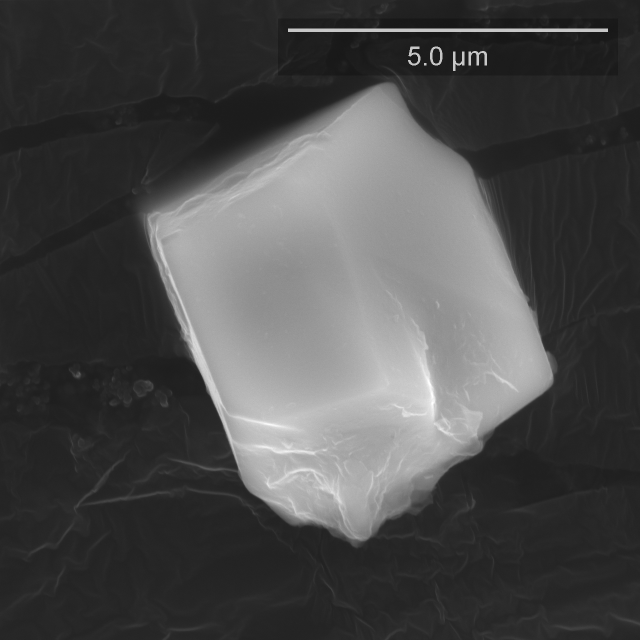
#> input picture Uranium Photos/Q025558C9220U01.png, 1280 x 1280 px, found by its file name (shown at 1/2 size)
$ python Remove_text_python_file_for_you.py
#> lines starting #> are read from the running program, lines starting #| are printed output that depends on the picture; after the words box and inside, x2 and y2 are one past the last pixel; in counts of white or black regions, pixels touching at a corner belong together
#!/usr/bin/env python
# coding: utf-8

#pip install opencv-python

import cv2 as cv2
import numpy as np

#Be sure to use foward "/" here
img = cv2.imread("C:/Users/stink/Desktop/WSU/2022 Spring/Managing Software Project/Uranium Photos/Q025558C9220U01.png")
#> img is the input picture: shape (1280, 1280, 3); min 22, max 255, mean 74.9


#Unaltered code, if Ashton wants to upload his own additions he can call it version 0.2
#Currently version 0.1


# Load image, convert to HSV format, define lower/upper ranges, and perform
# color segmentation to create a binary mask
hsv = cv2.cvtColor(img, cv2.COLOR_BGR2HSV)
#> hsv: shape (1280, 1280, 3); mean H, S, V 0, 0, 74.9
lower = np.array([0, 0, 218])
upper = np.array([157, 54, 255])
mask = cv2.inRange(hsv, lower, upper)
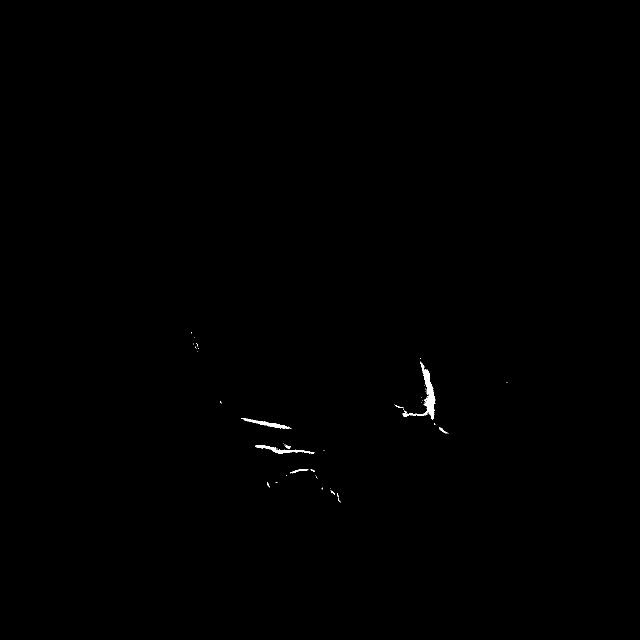
#> mask: shape (1280, 1280) (shown at 1/2 size); 0.18% white; 57 white regions (47 under 20 px), largest, box (x1, y1, x2, y2) and area: (805, 723, 871, 839) 1444, (510, 890, 629, 908) 573, (482, 836, 583, 858) 523

# Create horizontal kernel and dilate to connect text characters
kernel = cv2.getStructuringElement(cv2.MORPH_RECT, (5,3))
dilate = cv2.dilate(mask, kernel, iterations=5)
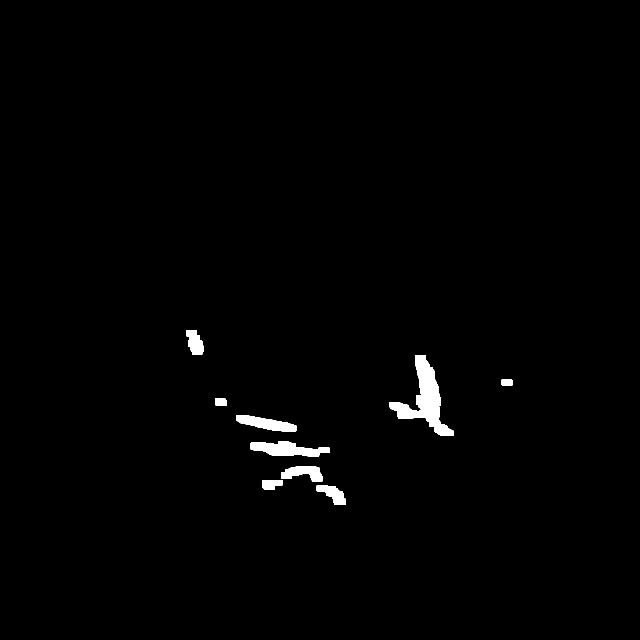
#> dilate: shape (1280, 1280) (shown at 1/2 size); 1.1% white; 9 white regions

# Find contours and filter using aspect ratio
# Remove non-text contours by filling in the contour
cnts = cv2.findContours(dilate, cv2.RETR_EXTERNAL, cv2.CHAIN_APPROX_SIMPLE)
#> cnts = 9 contours; largest, box (x1, y1, x2, y2) and area: (779, 711, 907, 872) 6637, (500, 882, 659, 913) 2851, (472, 831, 593, 863) 2082, (562, 933, 645, 963) 1486, (633, 970, 691, 1010) 1204
cnts = cnts[0] if len(cnts) == 2 else cnts[1]
for c in cnts:
    x,y,w,h = cv2.boundingRect(c)
    ar = w / float(h)
    if ar < 5:
        cv2.drawContours(dilate, [c], -1, (0,0,0), -1)
#> this loop made 9 passes
#> (x, y, w, h, ar) on passes 1 to 9: (633, 970, 58, 40, 1.45), (524, 960, 41, 20, 2.05), (562, 933, 83, 30, 2.77), (500, 882, 159, 31, 5.13), (472, 831, 121, 32, 3.78), (430, 797, 23, 15, 1.53), (1003, 759, 22, 12, 1.83), (779, 711, 128, 161, 0.795), (372, 660, 36, 49, 0.735)
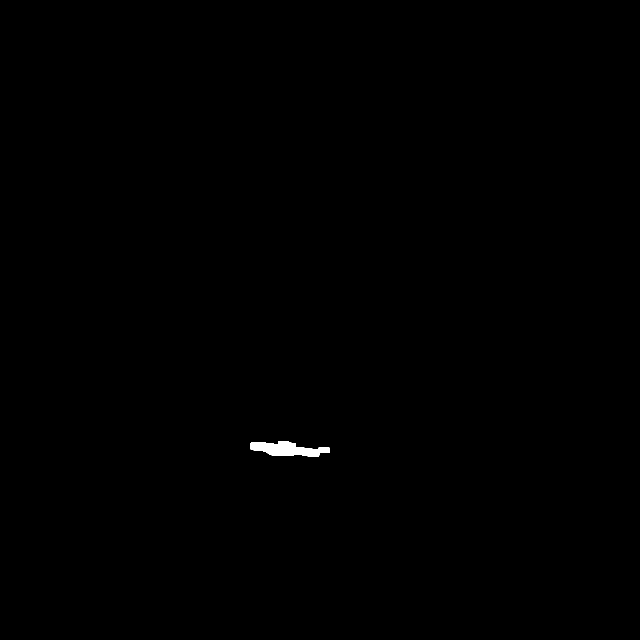
#> dilate: shape (1280, 1280) (shown at 1/2 size); 0.18% white; 1 white region, box (x1, y1, x2, y2) and area: (500, 882, 659, 913) 3031


#display images
cv2.namedWindow('image', cv2.WINDOW_NORMAL)
cv2.namedWindow('mask', cv2.WINDOW_NORMAL)
cv2.imshow("image", img)
cv2.imshow("mask", dilate)
cv2.waitKey(0)
cv2.destroyAllWindows()


# In[ ]:

$ run again, with Uranium Photos/Q026480C9030U01.png copied over Uranium Photos/Q025558C9220U01.png
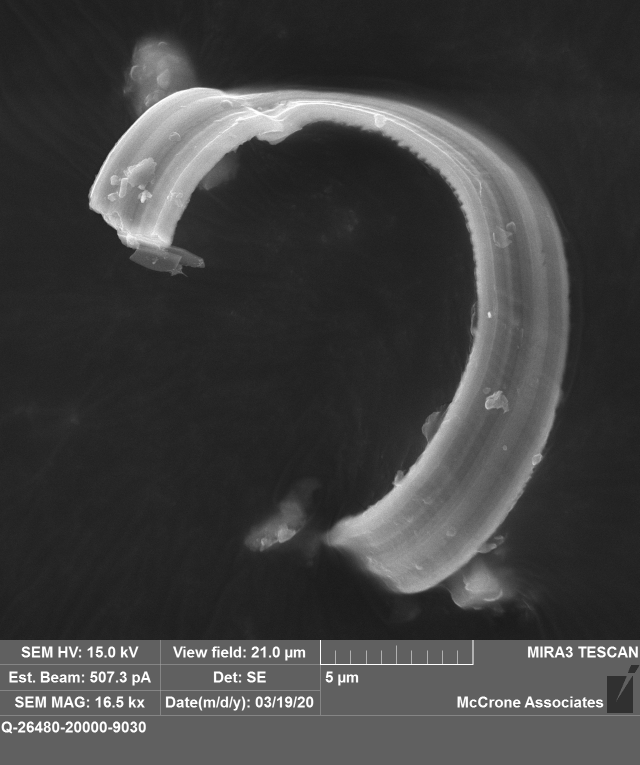
#> input picture Uranium Photos/Q026480C9030U01.png, 1280 x 1530 px, found by its file name (shown at 1/2 size)
#> img is the input picture: shape (1530, 1280, 3); min 22, max 255, mean 65.2
#> hsv: shape (1530, 1280, 3); mean H, S, V 0, 0, 65.2
#> `mask = cv2.inRange(hsv, lower, upper)`:
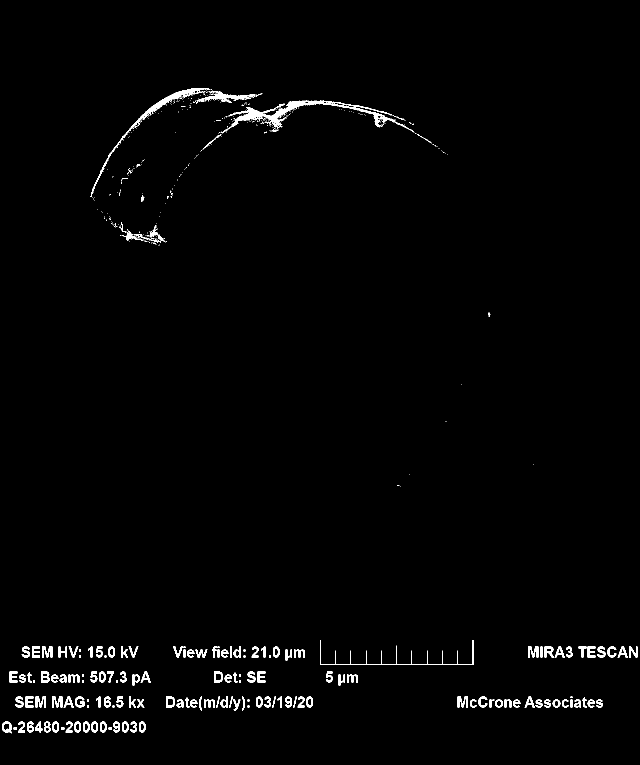
#> mask: shape (1530, 1280) (shown at 1/2 size); 1.5% white; 475 white regions (336 under 20 px), largest, box (x1, y1, x2, y2) and area: (441, 201, 828, 267) 3618, (181, 176, 421, 394) 1852, (640, 1280, 947, 1330) 1059
#> cnts = 23 contours; largest, box (x1, y1, x2, y2) and area: (171, 171, 905, 413) 36104, (630, 1275, 957, 1335) 10672, (322, 1388, 636, 1426) 9832, (0, 1438, 301, 1472) 9319, (9, 1338, 312, 1376) 8834
#> the loop `for c in cnts:` made 23 passes
#> (x, y, w, h, ar) on passes 1 to 8: (0, 1438, 301, 34, 8.85), (905, 1388, 311, 32, 9.72), (322, 1388, 314, 38, 8.26), (20, 1388, 279, 32, 8.72), (642, 1338, 84, 38, 2.21), (418, 1338, 123, 32, 3.84), (9, 1338, 303, 38, 7.97), (1046, 1288, 234, 32, 7.31)
#> after the loop `for c in cnts:`:
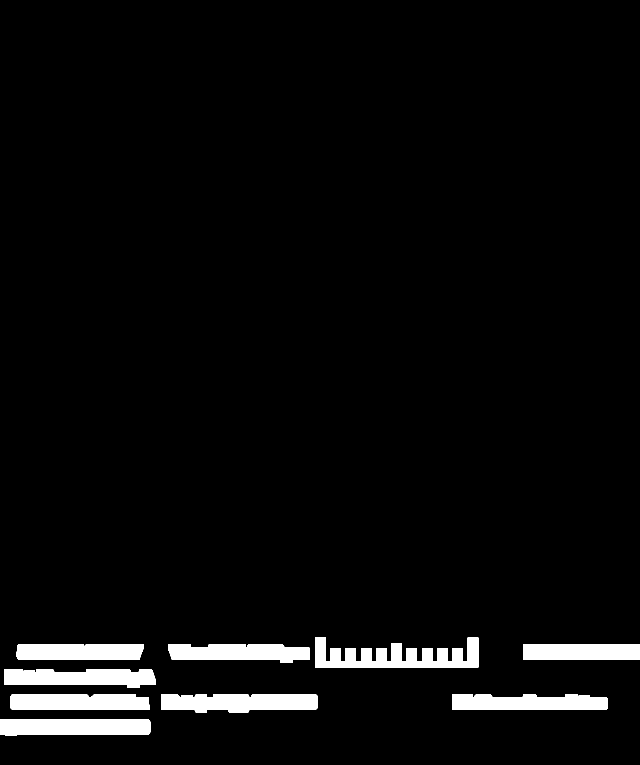
#> dilate: shape (1530, 1280) (shown at 1/2 size); 4.2% white; 9 white regions, largest, box (x1, y1, x2, y2) and area: (630, 1275, 957, 1335) 11349, (322, 1388, 636, 1426) 10190, (0, 1438, 301, 1472) 9647

$ run again, with Uranium Photos/Q016316C1520U02.tif saved as Uranium Photos/Q025558C9220U01.png
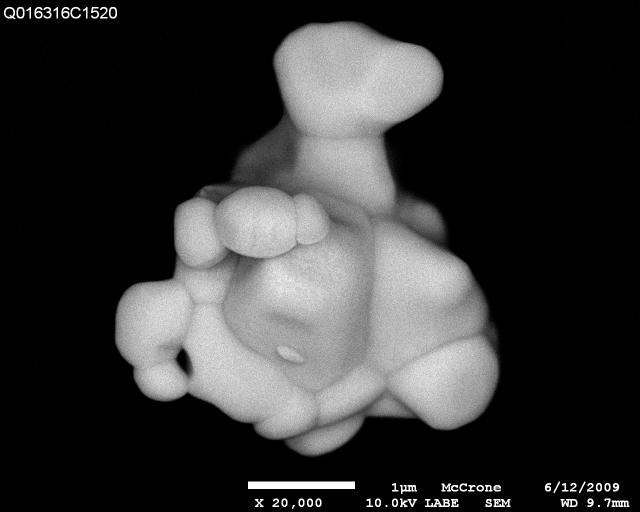
#> input picture Uranium Photos/Q016316C1520U02.tif, 1280 x 1024 px, found by its file name (shown at 1/2 size)
#> img is the input picture: shape (1024, 1280, 3); min 0, max 255, mean 51.8
#> hsv: shape (1024, 1280, 3); mean H, S, V 0, 0, 51.8
#> `mask = cv2.inRange(hsv, lower, upper)`:
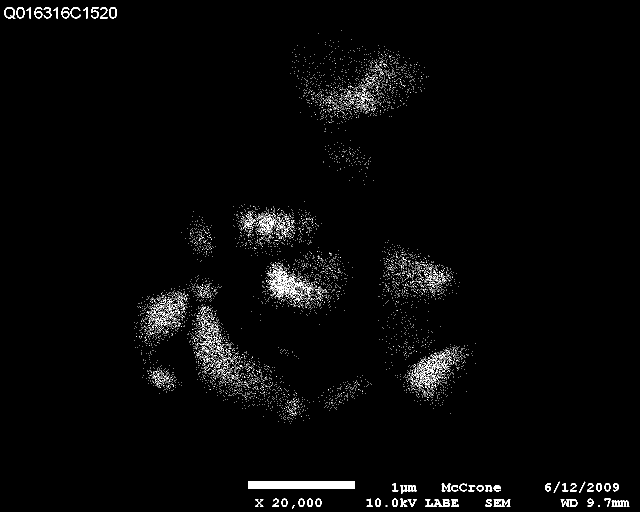
#> mask: shape (1024, 1280) (shown at 1/2 size); 1.9% white; 6911 white regions (6814 under 20 px), largest, box (x1, y1, x2, y2) and area: (496, 963, 710, 978) 3210, (539, 531, 628, 596) 1201, (850, 998, 900, 1014) 392
#> cnts = 30 contours; largest, box (x1, y1, x2, y2) and area: (258, 546, 754, 853) 58854, (746, 475, 961, 822) 42748, (456, 403, 715, 636) 39422, (571, 75, 867, 271) 37810, (0, 9, 244, 43) 7749
#> the loop `for c in cnts:` made 30 passes
#> (x, y, w, h, ar) on passes 1, 2, 3, 4, 5, 6, 11, 17: (961, 993, 70, 26, 2.69), (1111, 992, 158, 27, 5.85), (500, 992, 153, 31, 4.94), (873, 962, 139, 26, 5.35), (723, 961, 204, 58, 3.52), (1080, 958, 168, 33, 5.09), (547, 689, 60, 34, 1.76), (492, 618, 39, 16, 2.44)
#> after the loop `for c in cnts:`:
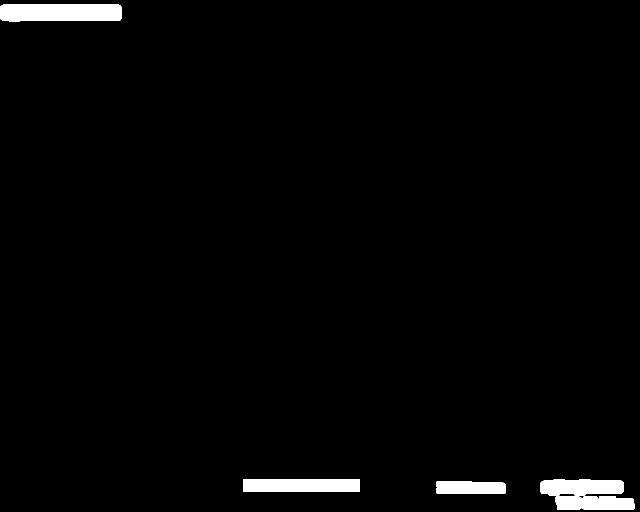
#> dilate: shape (1024, 1280) (shown at 1/2 size); 2% white; 5 white regions, box (x1, y1, x2, y2) and area: (0, 9, 244, 43) 8017, (486, 958, 720, 983) 5850, (1080, 958, 1248, 991) 4746, (1111, 992, 1269, 1019) 3924, (873, 962, 1012, 988) 3385

$ run again, with Uranium Photos/Q019910C1010U02.tif saved as Uranium Photos/Q025558C9220U01.png
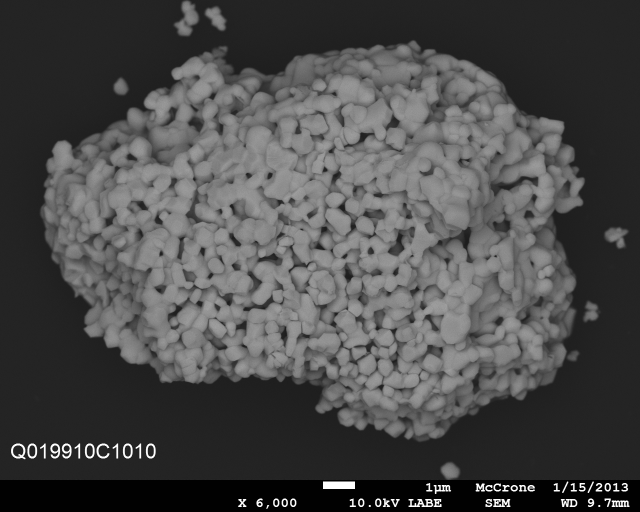
#> input picture Uranium Photos/Q019910C1010U02.tif, 1280 x 1024 px, found by its file name (shown at 1/2 size)
#> img is the input picture: shape (1024, 1280, 3); min 1, max 255, mean 74.1
#> hsv: shape (1024, 1280, 3); mean H, S, V 0, 0, 74.1
#> `mask = cv2.inRange(hsv, lower, upper)`:
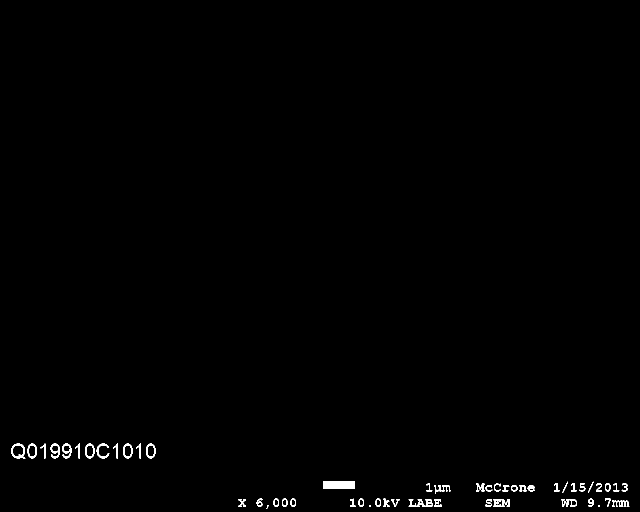
#> mask: shape (1024, 1280) (shown at 1/2 size); 0.59% white; 52 white regions (3 under 20 px), largest, box (x1, y1, x2, y2) and area: (646, 963, 710, 978) 960, (817, 998, 866, 1014) 368, (22, 887, 51, 918) 316
#> cnts = 10 contours; largest, box (x1, y1, x2, y2) and area: (12, 882, 321, 923) 11878, (690, 961, 912, 1019) 6713, (1098, 958, 1266, 991) 4568, (942, 962, 1079, 988) 3184, (503, 992, 602, 1023) 2552
#> the loop `for c in cnts:` made 10 passes
#> (x, y, w, h, ar) on passes 1, 2, 4, 5, 6, 7, 8, 10: (1112, 993, 52, 26, 2), (961, 993, 69, 26, 2.65), (1166, 992, 103, 27, 3.81), (503, 992, 99, 31, 3.19), (942, 962, 137, 26, 5.27), (690, 961, 222, 58, 3.83), (1098, 958, 168, 33, 5.09), (12, 882, 309, 41, 7.54)
#> after the loop `for c in cnts:`:
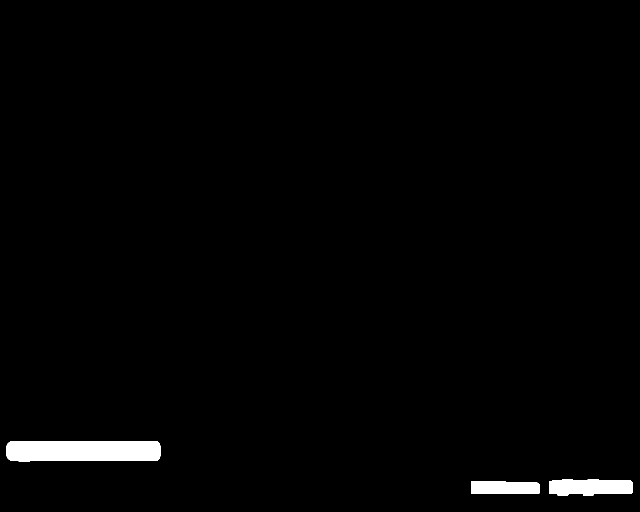
#> dilate: shape (1024, 1280) (shown at 1/2 size); 1.6% white; 3 white regions, box (x1, y1, x2, y2) and area: (12, 882, 321, 923) 12212, (1098, 958, 1266, 991) 4763, (942, 962, 1079, 988) 3344
